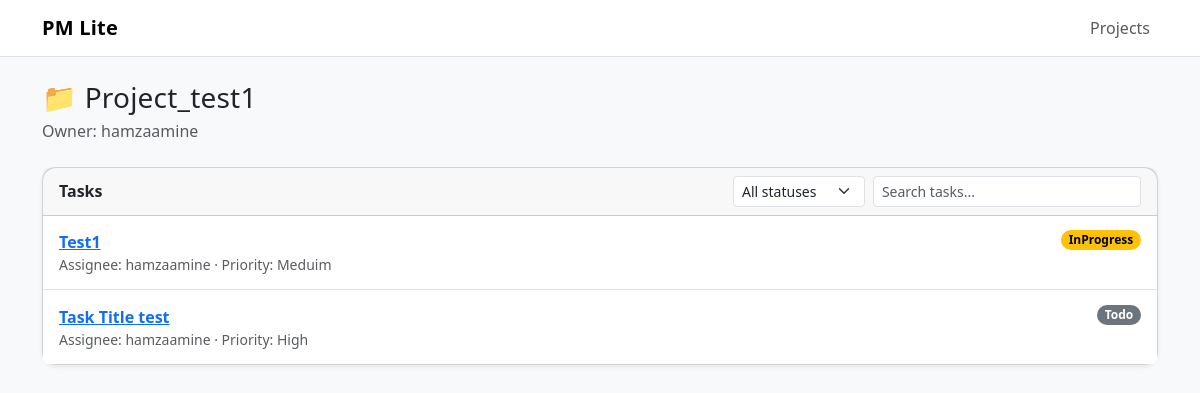
/projects/1/, run on the app's committed database.
### core/models.py (models this page shows, shortened)
class Project(models.Model):
    name = models.CharField(max_length=200)
    description = models.TextField(blank=True, null=True)
    owner = models.ForeignKey(User, on_delete=models.CASCADE, related_name='Owned_projects')
    created_at = models.DateTimeField(auto_now_add=True)

class Task(models.Model):
    status_choice = [ ("TODO", "Todo"),("INPROGRESS", "InProgress"),("DONE", "Done"),]
    priority_choice = [ ("LOW", "low"),("MEDUIM", "Meduim"),("HIGH", "High"),]
    project = models.ForeignKey(Project, on_delete=models.CASCADE)
    title = models.CharField(max_length=200)
    description = models.TextField(blank=True, null=True)
    status = models.CharField(max_length=10, choices=status_choice, default='TODO')
    priority = models.CharField(max_length=10, choices=priority_choice, default='LOW')
    due_date = models.DateTimeField(blank=True, null=True)
    assignee = models.ForeignKey(User, on_delete=models.SET_NULL, null=True, blank=True, related_name='assigned_tasks')
    created_by = models.ForeignKey(User, on_delete=models.CASCADE, related_name='created_tasks')
    updated_at = models.DateTimeField(auto_now=True)
    created_at = models.DateField(auto_created=True)

### core/views.py (the view)
# urls.py: path('projects/<int:pk>/', views.project_detail, name='project_detail'),
def project_detail(request, pk):
    project = get_object_or_404(Project.objects.select_related('owner'), pk=pk)
    tasks = (
        Task.objects.filter(project=project)
        .select_related('assignee', 'created_by')
        .order_by('-updated_at')
    )
    return render(request, "core/project_detail.html", {"project": project, "tasks": tasks})

### core/templates/core/project_detail.html (shortened to what this page needs)
{% extends "core/base.html" %}
{% block content %}
<div class="mb-4">
  <h1 class="h3 mb-1">📁 {{ project.name }}</h1>
  <p class="text-muted mb-0">Owner: {{ project.owner.username }}</p>
</div>
<div class="card shadow-sm">
  <div class="card-header d-flex flex-wrap gap-2 align-items-center">
    <strong>Tasks</strong>
    <div class="ms-auto d-flex gap-2">
      <select id="statusFilter" class="form-select form-select-sm" style="width: 180px;">
        <option value="">All statuses</option>
      </select>
      <input id="taskSearch" type="search" class="form-control form-control-sm" placeholder="Search tasks...">
    </div>
  </div>
  <ul id="taskList" class="list-group list-group-flush">
    {% for t in tasks %}
      <li class="list-group-item d-flex justify-content-between align-items-start task-item"
          data-status="{{ t.status|default_if_none:'' }}"
          data-title="{{ t.title|lower }}">
        <div>
          <a class="fw-semibold" href="{% url 'task_detail' t.id %}">{{ t.title }}</a>
          <div class="small text-muted">
            Assignee: {{ t.assignee.username|default:"—" }} · Priority: {{ t.get_priority_display }}
          </div>
        </div>
        <span class="badge rounded-pill
          {% if t.status == 'DONE' %}text-bg-success
          {% elif t.status == 'INPROGRESS' %}text-bg-warning
          {% else %}text-bg-secondary{% endif %}">
          {{ t.get_status_display }}
        </span>
      </li>
    {% empty %}
      <li class="list-group-item text-muted">No tasks for this project yet.</li>
    {% endfor %}
  </ul>
</div>
{% endblock %}

### core/static/css/style.css (style rules this page uses)
body { font-size: 16px; }
.card { border-radius: 14px; }
.list-group-item { padding: .9rem 1rem; }
.badge { font-weight: 600; }
h1, .h1, .h3 { letter-spacing: .2px; }

### data on the page
Project: name "Project_test1", owner.username "hamzaamine"
Task: title "Test1", assignee.username "hamzaamine", priority "Meduim", status "InProgress"
Task: title "Task Title test", assignee.username "hamzaamine", priority "High", status "Todo"
